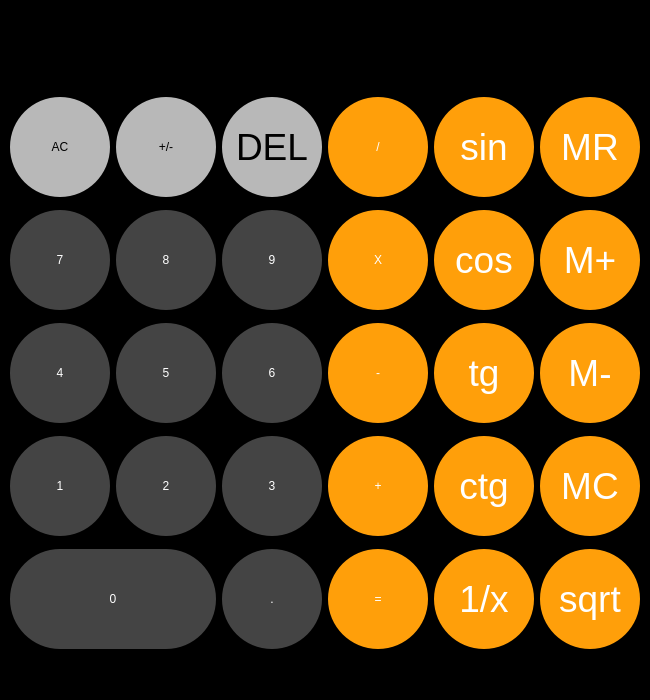
<?xml version="1.0" encoding="UTF-8"?>
<ui version="4.0">
 <class>MainWindow</class>
 <widget class="QMainWindow" name="MainWindow">
  <property name="geometry">
   <rect>
    <x>0</x>
    <y>0</y>
    <width>650</width>
    <height>700</height>
   </rect>
  </property>
  <property name="minimumSize">
   <size>
    <width>650</width>
    <height>700</height>
   </size>
  </property>
  <property name="maximumSize">
   <size>
    <width>650</width>
    <height>700</height>
   </size>
  </property>
  <property name="windowTitle">
   <string>Calculator</string>
  </property>
  <property name="styleSheet">
   <string notr="true">background-color: black;</string>
  </property>
  <widget class="QWidget" name="centralwidget">
   <widget class="QLabel" name="lblAnswer">
    <property name="geometry">
     <rect>
      <x>10</x>
      <y>-10</y>
      <width>650</width>
      <height>100</height>
     </rect>
    </property>
    <property name="minimumSize">
     <size>
      <width>650</width>
      <height>100</height>
     </size>
    </property>
    <property name="maximumSize">
     <size>
      <width>650</width>
      <height>100</height>
     </size>
    </property>
    <property name="font">
     <font>
      <pointsize>22</pointsize>
     </font>
    </property>
    <property name="styleSheet">
     <string notr="true">background-color: black;
color: white;</string>
    </property>
    <property name="text">
     <string/>
    </property>
   </widget>
   <widget class="QWidget" name="gridLayoutWidget">
    <property name="geometry">
     <rect>
      <x>10</x>
      <y>90</y>
      <width>632</width>
      <height>571</height>
     </rect>
    </property>
    <layout class="QGridLayout" name="gridLayout">
     <item row="4" column="0" colspan="2">
      <widget class="QPushButton" name="btnZero">
       <property name="minimumSize">
        <size>
         <width>100</width>
         <height>100</height>
        </size>
       </property>
       <property name="maximumSize">
        <size>
         <width>220</width>
         <height>100</height>
        </size>
       </property>
       <property name="styleSheet">
        <string notr="true">QPushButton{
	background-color: rgb(68, 68, 68);
	font: 28pt &quot;Segoe UI&quot;;
	border-radius: 50%;
	color: white;
}
QPushButton:hover{
    background-color: #5C5C5C;
}
</string>
       </property>
       <property name="text">
        <string>0</string>
       </property>
      </widget>
     </item>
     <item row="0" column="1">
      <widget class="QPushButton" name="btnPlusMinus">
       <property name="minimumSize">
        <size>
         <width>100</width>
         <height>100</height>
        </size>
       </property>
       <property name="maximumSize">
        <size>
         <width>100</width>
         <height>100</height>
        </size>
       </property>
       <property name="styleSheet">
        <string notr="true">QPushButton{
	background-color: rgb(184, 184, 184);
	font: 28pt &quot;Segoe UI&quot;;
	border-radius: 50%;
	color: black;
}
QPushButton:hover{
	background-color: rgb(217, 217, 217);
}</string>
       </property>
       <property name="text">
        <string>+/-</string>
       </property>
      </widget>
     </item>
     <item row="2" column="4">
      <widget class="QPushButton" name="btnTan">
       <property name="minimumSize">
        <size>
         <width>100</width>
         <height>100</height>
        </size>
       </property>
       <property name="maximumSize">
        <size>
         <width>100</width>
         <height>100</height>
        </size>
       </property>
       <property name="font">
        <font>
         <family>Segoe UI</family>
         <pointsize>28</pointsize>
         <italic>false</italic>
         <bold>false</bold>
        </font>
       </property>
       <property name="styleSheet">
        <string notr="true">QPushButton{
	background-color: rgb(255, 159, 10);
	font: 28pt &quot;Segoe UI&quot;;
	border-radius: 50%;
	color: white;
}
QPushButton:hover{
	background-color: rgb(251, 199, 142);
}
</string>
       </property>
       <property name="text">
        <string>tg</string>
       </property>
      </widget>
     </item>
     <item row="1" column="2">
      <widget class="QPushButton" name="btnNine">
       <property name="minimumSize">
        <size>
         <width>100</width>
         <height>100</height>
        </size>
       </property>
       <property name="maximumSize">
        <size>
         <width>100</width>
         <height>100</height>
        </size>
       </property>
       <property name="styleSheet">
        <string notr="true">QPushButton{
	background-color: rgb(68, 68, 68);
	font: 28pt &quot;Segoe UI&quot;;
	border-radius: 50%;
	color: white;
}
QPushButton:hover{
    background-color: #5C5C5C;
}</string>
       </property>
       <property name="text">
        <string>9</string>
       </property>
      </widget>
     </item>
     <item row="3" column="2">
      <widget class="QPushButton" name="btnThree">
       <property name="minimumSize">
        <size>
         <width>100</width>
         <height>100</height>
        </size>
       </property>
       <property name="maximumSize">
        <size>
         <width>100</width>
         <height>100</height>
        </size>
       </property>
       <property name="styleSheet">
        <string notr="true">QPushButton{
	background-color: rgb(68, 68, 68);
	font: 28pt &quot;Segoe UI&quot;;
	border-radius: 50%;
	color: white;
}
QPushButton:hover{
    background-color: #5C5C5C;
}
</string>
       </property>
       <property name="text">
        <string>3</string>
       </property>
      </widget>
     </item>
     <item row="3" column="5">
      <widget class="QPushButton" name="btnMClear">
       <property name="minimumSize">
        <size>
         <width>100</width>
         <height>100</height>
        </size>
       </property>
       <property name="maximumSize">
        <size>
         <width>100</width>
         <height>100</height>
        </size>
       </property>
       <property name="font">
        <font>
         <family>Segoe UI</family>
         <pointsize>28</pointsize>
         <italic>false</italic>
         <bold>false</bold>
        </font>
       </property>
       <property name="styleSheet">
        <string notr="true">QPushButton{
	background-color: rgb(255, 159, 10);
	font: 28pt &quot;Segoe UI&quot;;
	border-radius: 50%;
	color: white;
}
QPushButton:hover{
	background-color: rgb(251, 199, 142);
}
</string>
       </property>
       <property name="text">
        <string>MC</string>
       </property>
      </widget>
     </item>
     <item row="0" column="3">
      <widget class="QPushButton" name="btnDiv">
       <property name="minimumSize">
        <size>
         <width>100</width>
         <height>100</height>
        </size>
       </property>
       <property name="maximumSize">
        <size>
         <width>100</width>
         <height>100</height>
        </size>
       </property>
       <property name="styleSheet">
        <string notr="true">QPushButton{
	background-color: rgb(255, 159, 10);
	font: 28pt &quot;Segoe UI&quot;;
	border-radius: 50%;
	color: white;
}
QPushButton:hover{
	background-color: rgb(251, 199, 142);
}
</string>
       </property>
       <property name="text">
        <string>/</string>
       </property>
      </widget>
     </item>
     <item row="3" column="0">
      <widget class="QPushButton" name="btnOne">
       <property name="minimumSize">
        <size>
         <width>100</width>
         <height>100</height>
        </size>
       </property>
       <property name="maximumSize">
        <size>
         <width>100</width>
         <height>100</height>
        </size>
       </property>
       <property name="styleSheet">
        <string notr="true">QPushButton{
	background-color: rgb(68, 68, 68);
	font: 28pt &quot;Segoe UI&quot;;
	border-radius: 50%;
	color: white;
}
QPushButton:hover{
    background-color: #5C5C5C;
}</string>
       </property>
       <property name="text">
        <string>1</string>
       </property>
      </widget>
     </item>
     <item row="3" column="3">
      <widget class="QPushButton" name="btnPlus">
       <property name="minimumSize">
        <size>
         <width>100</width>
         <height>100</height>
        </size>
       </property>
       <property name="maximumSize">
        <size>
         <width>100</width>
         <height>100</height>
        </size>
       </property>
       <property name="styleSheet">
        <string notr="true">QPushButton{
	background-color: rgb(255, 159, 10);
	font: 28pt &quot;Segoe UI&quot;;
	border-radius: 50%;
	color: white;
}
QPushButton:hover{
	background-color: rgb(251, 199, 142);
}
</string>
       </property>
       <property name="text">
        <string>+</string>
       </property>
      </widget>
     </item>
     <item row="0" column="4">
      <widget class="QPushButton" name="btnSin">
       <property name="minimumSize">
        <size>
         <width>100</width>
         <height>100</height>
        </size>
       </property>
       <property name="maximumSize">
        <size>
         <width>100</width>
         <height>100</height>
        </size>
       </property>
       <property name="font">
        <font>
         <family>Segoe UI</family>
         <pointsize>28</pointsize>
         <italic>false</italic>
         <bold>false</bold>
        </font>
       </property>
       <property name="styleSheet">
        <string notr="true">QPushButton{
	background-color: rgb(255, 159, 10);
	font: 28pt &quot;Segoe UI&quot;;
	border-radius: 50%;
	color: white;
}
QPushButton:hover{
	background-color: rgb(251, 199, 142);
}
</string>
       </property>
       <property name="text">
        <string>sin</string>
       </property>
      </widget>
     </item>
     <item row="0" column="2">
      <widget class="QPushButton" name="btnDel">
       <property name="minimumSize">
        <size>
         <width>100</width>
         <height>100</height>
        </size>
       </property>
       <property name="maximumSize">
        <size>
         <width>100</width>
         <height>100</height>
        </size>
       </property>
       <property name="font">
        <font>
         <family>Segoe UI</family>
         <pointsize>28</pointsize>
         <italic>false</italic>
         <bold>false</bold>
        </font>
       </property>
       <property name="styleSheet">
        <string notr="true">QPushButton{
	background-color: rgb(184, 184, 184);
	font: 28pt &quot;Segoe UI&quot;;
	border-radius: 50%;
	color: black;
}
QPushButton:hover{
	background-color: rgb(217, 217, 217);
}</string>
       </property>
       <property name="text">
        <string>DEL</string>
       </property>
      </widget>
     </item>
     <item row="1" column="0">
      <widget class="QPushButton" name="btnSeven">
       <property name="minimumSize">
        <size>
         <width>100</width>
         <height>100</height>
        </size>
       </property>
       <property name="maximumSize">
        <size>
         <width>100</width>
         <height>100</height>
        </size>
       </property>
       <property name="styleSheet">
        <string notr="true">QPushButton{
	background-color: rgb(68, 68, 68);
	font: 28pt &quot;Segoe UI&quot;;
	border-radius: 50%;
	color: white;
}
QPushButton:hover{
    background-color: #5C5C5C;
}</string>
       </property>
       <property name="text">
        <string>7</string>
       </property>
      </widget>
     </item>
     <item row="1" column="3">
      <widget class="QPushButton" name="btnMultiple">
       <property name="minimumSize">
        <size>
         <width>100</width>
         <height>100</height>
        </size>
       </property>
       <property name="maximumSize">
        <size>
         <width>100</width>
         <height>100</height>
        </size>
       </property>
       <property name="styleSheet">
        <string notr="true">QPushButton{
	background-color: rgb(255, 159, 10);
	font: 28pt &quot;Segoe UI&quot;;
	border-radius: 50%;
	color: white;
}
QPushButton:hover{
	background-color: rgb(251, 199, 142);
}
</string>
       </property>
       <property name="text">
        <string>X</string>
       </property>
      </widget>
     </item>
     <item row="2" column="3">
      <widget class="QPushButton" name="btnMinus">
       <property name="minimumSize">
        <size>
         <width>100</width>
         <height>100</height>
        </size>
       </property>
       <property name="maximumSize">
        <size>
         <width>100</width>
         <height>100</height>
        </size>
       </property>
       <property name="styleSheet">
        <string notr="true">QPushButton{
	background-color: rgb(255, 159, 10);
	font: 28pt &quot;Segoe UI&quot;;
	border-radius: 50%;
	color: white;
}
QPushButton:hover{
	background-color: rgb(251, 199, 142);
}
</string>
       </property>
       <property name="text">
        <string>-</string>
       </property>
      </widget>
     </item>
     <item row="4" column="2">
      <widget class="QPushButton" name="btnDot">
       <property name="minimumSize">
        <size>
         <width>100</width>
         <height>100</height>
        </size>
       </property>
       <property name="maximumSize">
        <size>
         <width>100</width>
         <height>100</height>
        </size>
       </property>
       <property name="styleSheet">
        <string notr="true">QPushButton{
	background-color: rgb(68, 68, 68);
	font: 28pt &quot;Segoe UI&quot;;
	border-radius: 50%;
	color: white;
}
QPushButton:hover{
    background-color: #5C5C5C;
}</string>
       </property>
       <property name="text">
        <string>.</string>
       </property>
      </widget>
     </item>
     <item row="1" column="4">
      <widget class="QPushButton" name="btnCos">
       <property name="minimumSize">
        <size>
         <width>100</width>
         <height>100</height>
        </size>
       </property>
       <property name="maximumSize">
        <size>
         <width>100</width>
         <height>100</height>
        </size>
       </property>
       <property name="font">
        <font>
         <family>Segoe UI</family>
         <pointsize>28</pointsize>
         <italic>false</italic>
         <bold>false</bold>
        </font>
       </property>
       <property name="styleSheet">
        <string notr="true">QPushButton{
	background-color: rgb(255, 159, 10);
	font: 28pt &quot;Segoe UI&quot;;
	border-radius: 50%;
	color: white;
}
QPushButton:hover{
	background-color: rgb(251, 199, 142);
}
</string>
       </property>
       <property name="text">
        <string>cos</string>
       </property>
      </widget>
     </item>
     <item row="3" column="1">
      <widget class="QPushButton" name="btnTwo">
       <property name="minimumSize">
        <size>
         <width>100</width>
         <height>100</height>
        </size>
       </property>
       <property name="maximumSize">
        <size>
         <width>100</width>
         <height>100</height>
        </size>
       </property>
       <property name="styleSheet">
        <string notr="true">QPushButton{
	background-color: rgb(68, 68, 68);
	font: 28pt &quot;Segoe UI&quot;;
	border-radius: 50%;
	color: white;
}
QPushButton:hover{
    background-color: #5C5C5C;
}</string>
       </property>
       <property name="text">
        <string>2</string>
       </property>
      </widget>
     </item>
     <item row="2" column="0">
      <widget class="QPushButton" name="btnFour">
       <property name="minimumSize">
        <size>
         <width>100</width>
         <height>100</height>
        </size>
       </property>
       <property name="maximumSize">
        <size>
         <width>100</width>
         <height>100</height>
        </size>
       </property>
       <property name="styleSheet">
        <string notr="true">QPushButton{
	background-color: rgb(68, 68, 68);
	font: 28pt &quot;Segoe UI&quot;;
	border-radius: 50%;
	color: white;
}
QPushButton:hover{
    background-color: #5C5C5C;
}</string>
       </property>
       <property name="text">
        <string>4</string>
       </property>
      </widget>
     </item>
     <item row="3" column="4">
      <widget class="QPushButton" name="btnCtan">
       <property name="minimumSize">
        <size>
         <width>100</width>
         <height>100</height>
        </size>
       </property>
       <property name="maximumSize">
        <size>
         <width>100</width>
         <height>100</height>
        </size>
       </property>
       <property name="font">
        <font>
         <family>Segoe UI</family>
         <pointsize>28</pointsize>
         <italic>false</italic>
         <bold>false</bold>
        </font>
       </property>
       <property name="styleSheet">
        <string notr="true">QPushButton{
	background-color: rgb(255, 159, 10);
	font: 28pt &quot;Segoe UI&quot;;
	border-radius: 50%;
	color: white;
}
QPushButton:hover{
	background-color: rgb(251, 199, 142);
}
</string>
       </property>
       <property name="text">
        <string>ctg</string>
       </property>
      </widget>
     </item>
     <item row="2" column="1">
      <widget class="QPushButton" name="btnFive">
       <property name="minimumSize">
        <size>
         <width>100</width>
         <height>100</height>
        </size>
       </property>
       <property name="maximumSize">
        <size>
         <width>100</width>
         <height>100</height>
        </size>
       </property>
       <property name="styleSheet">
        <string notr="true">QPushButton{
	background-color: rgb(68, 68, 68);
	font: 28pt &quot;Segoe UI&quot;;
	border-radius: 50%;
	color: white;
}
QPushButton:hover{
    background-color: #5C5C5C;
}</string>
       </property>
       <property name="text">
        <string>5</string>
       </property>
      </widget>
     </item>
     <item row="2" column="2">
      <widget class="QPushButton" name="btnSix">
       <property name="minimumSize">
        <size>
         <width>100</width>
         <height>100</height>
        </size>
       </property>
       <property name="maximumSize">
        <size>
         <width>100</width>
         <height>100</height>
        </size>
       </property>
       <property name="styleSheet">
        <string notr="true">QPushButton{
	background-color: rgb(68, 68, 68);
	font: 28pt &quot;Segoe UI&quot;;
	border-radius: 50%;
	color: white;
}
QPushButton:hover{
    background-color: #5C5C5C;
}</string>
       </property>
       <property name="text">
        <string>6</string>
       </property>
      </widget>
     </item>
     <item row="1" column="1">
      <widget class="QPushButton" name="btnEight">
       <property name="minimumSize">
        <size>
         <width>100</width>
         <height>100</height>
        </size>
       </property>
       <property name="maximumSize">
        <size>
         <width>100</width>
         <height>100</height>
        </size>
       </property>
       <property name="styleSheet">
        <string notr="true">QPushButton{
	background-color: rgb(68, 68, 68);
	font: 28pt &quot;Segoe UI&quot;;
	border-radius: 50%;
	color: white;
}
QPushButton:hover{
    background-color: #5C5C5C;
}</string>
       </property>
       <property name="text">
        <string>8</string>
       </property>
      </widget>
     </item>
     <item row="0" column="0">
      <widget class="QPushButton" name="btnAC">
       <property name="minimumSize">
        <size>
         <width>100</width>
         <height>100</height>
        </size>
       </property>
       <property name="maximumSize">
        <size>
         <width>100</width>
         <height>100</height>
        </size>
       </property>
       <property name="styleSheet">
        <string notr="true">QPushButton{
	background-color: rgb(184, 184, 184);
	font: 28pt &quot;Segoe UI&quot;;
	border-radius: 50%;
	color: black;
}
QPushButton:hover{
	background-color: rgb(217, 217, 217);
}</string>
       </property>
       <property name="text">
        <string>AC</string>
       </property>
      </widget>
     </item>
     <item row="4" column="3">
      <widget class="QPushButton" name="btnEqual">
       <property name="minimumSize">
        <size>
         <width>100</width>
         <height>100</height>
        </size>
       </property>
       <property name="maximumSize">
        <size>
         <width>100</width>
         <height>100</height>
        </size>
       </property>
       <property name="acceptDrops">
        <bool>false</bool>
       </property>
       <property name="styleSheet">
        <string notr="true">QPushButton{
	background-color: rgb(255, 159, 10);
	font: 28pt &quot;Segoe UI&quot;;
	border-radius: 50%;
	color: white;
}
QPushButton:hover{
	background-color: rgb(251, 199, 142);
}
</string>
       </property>
       <property name="text">
        <string>=</string>
       </property>
      </widget>
     </item>
     <item row="0" column="5">
      <widget class="QPushButton" name="btnMRead">
       <property name="minimumSize">
        <size>
         <width>100</width>
         <height>100</height>
        </size>
       </property>
       <property name="maximumSize">
        <size>
         <width>100</width>
         <height>100</height>
        </size>
       </property>
       <property name="font">
        <font>
         <family>Segoe UI</family>
         <pointsize>28</pointsize>
         <italic>false</italic>
         <bold>false</bold>
        </font>
       </property>
       <property name="styleSheet">
        <string notr="true">QPushButton{
	background-color: rgb(255, 159, 10);
	font: 28pt &quot;Segoe UI&quot;;
	border-radius: 50%;
	color: white;
}
QPushButton:hover{
	background-color: rgb(251, 199, 142);
}
</string>
       </property>
       <property name="text">
        <string>MR</string>
       </property>
      </widget>
     </item>
     <item row="2" column="5">
      <widget class="QPushButton" name="btnMMinus">
       <property name="minimumSize">
        <size>
         <width>100</width>
         <height>100</height>
        </size>
       </property>
       <property name="maximumSize">
        <size>
         <width>100</width>
         <height>100</height>
        </size>
       </property>
       <property name="font">
        <font>
         <family>Segoe UI</family>
         <pointsize>28</pointsize>
         <italic>false</italic>
         <bold>false</bold>
        </font>
       </property>
       <property name="styleSheet">
        <string notr="true">QPushButton{
	background-color: rgb(255, 159, 10);
	font: 28pt &quot;Segoe UI&quot;;
	border-radius: 50%;
	color: white;
}
QPushButton:hover{
	background-color: rgb(251, 199, 142);
}
</string>
       </property>
       <property name="text">
        <string>M-</string>
       </property>
      </widget>
     </item>
     <item row="4" column="5">
      <widget class="QPushButton" name="btnSqrt">
       <property name="minimumSize">
        <size>
         <width>100</width>
         <height>100</height>
        </size>
       </property>
       <property name="maximumSize">
        <size>
         <width>100</width>
         <height>100</height>
        </size>
       </property>
       <property name="font">
        <font>
         <family>Segoe UI</family>
         <pointsize>28</pointsize>
         <italic>false</italic>
         <bold>false</bold>
        </font>
       </property>
       <property name="styleSheet">
        <string notr="true">QPushButton{
	background-color: rgb(255, 159, 10);
	font: 28pt &quot;Segoe UI&quot;;
	border-radius: 50%;
	color: white;
}
QPushButton:hover{
	background-color: rgb(251, 199, 142);
}
</string>
       </property>
       <property name="text">
        <string>sqrt</string>
       </property>
      </widget>
     </item>
     <item row="1" column="5">
      <widget class="QPushButton" name="btnMPlus">
       <property name="minimumSize">
        <size>
         <width>100</width>
         <height>100</height>
        </size>
       </property>
       <property name="maximumSize">
        <size>
         <width>100</width>
         <height>100</height>
        </size>
       </property>
       <property name="font">
        <font>
         <family>Segoe UI</family>
         <pointsize>28</pointsize>
         <italic>false</italic>
         <bold>false</bold>
        </font>
       </property>
       <property name="styleSheet">
        <string notr="true">QPushButton{
	background-color: rgb(255, 159, 10);
	font: 28pt &quot;Segoe UI&quot;;
	border-radius: 50%;
	color: white;
}
QPushButton:hover{
	background-color: rgb(251, 199, 142);
}
</string>
       </property>
       <property name="text">
        <string>M+</string>
       </property>
      </widget>
     </item>
     <item row="4" column="4">
      <widget class="QPushButton" name="btn1x">
       <property name="minimumSize">
        <size>
         <width>100</width>
         <height>100</height>
        </size>
       </property>
       <property name="maximumSize">
        <size>
         <width>100</width>
         <height>100</height>
        </size>
       </property>
       <property name="font">
        <font>
         <family>Segoe UI</family>
         <pointsize>28</pointsize>
         <italic>false</italic>
         <bold>false</bold>
        </font>
       </property>
       <property name="styleSheet">
        <string notr="true">QPushButton{
	background-color: rgb(255, 159, 10);
	font: 28pt &quot;Segoe UI&quot;;
	border-radius: 50%;
	color: white;
}
QPushButton:hover{
	background-color: rgb(251, 199, 142);
}
</string>
       </property>
       <property name="text">
        <string>1/x</string>
       </property>
      </widget>
     </item>
    </layout>
   </widget>
  </widget>
  <widget class="QMenuBar" name="menubar">
   <property name="geometry">
    <rect>
     <x>0</x>
     <y>0</y>
     <width>650</width>
     <height>21</height>
    </rect>
   </property>
  </widget>
  <widget class="QStatusBar" name="statusbar"/>
 </widget>
 <resources/>
 <connections/>
</ui>
